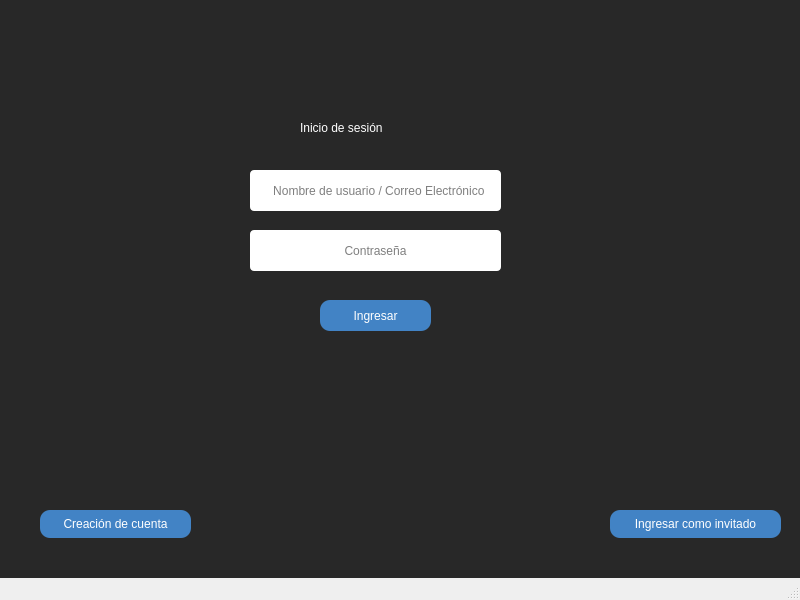
<?xml version="1.0" encoding="UTF-8"?>
<ui version="4.0">
 <class>MainWindow</class>
 <widget class="QMainWindow" name="MainWindow">
  <property name="geometry">
   <rect>
    <x>0</x>
    <y>0</y>
    <width>800</width>
    <height>600</height>
   </rect>
  </property>
  <property name="windowTitle">
   <string>MainWindow</string>
  </property>
  <property name="styleSheet">
   <string notr="true">QWidget#centralwidget{
background-color: rgb(40, 40, 40);}</string>
  </property>
  <widget class="QWidget" name="centralwidget">
   <widget class="QLabel" name="label">
    <property name="geometry">
     <rect>
      <x>300</x>
      <y>120</y>
      <width>151</width>
      <height>16</height>
     </rect>
    </property>
    <property name="styleSheet">
     <string notr="true">color: rgb(255, 255, 255);
font: 12pt &quot;MS Shell Dlg 2&quot;;</string>
    </property>
    <property name="text">
     <string>Inicio de sesión</string>
    </property>
   </widget>
   <widget class="QLineEdit" name="lineEdit">
    <property name="geometry">
     <rect>
      <x>250</x>
      <y>170</y>
      <width>251</width>
      <height>41</height>
     </rect>
    </property>
    <property name="focusPolicy">
     <enum>Qt::ClickFocus</enum>
    </property>
    <property name="styleSheet">
     <string notr="true">border-radius: 4px;
font: 8pt &quot;MS Shell Dlg 2&quot;;
color: rgb(0, 0, 0);</string>
    </property>
    <property name="text">
     <string/>
    </property>
    <property name="alignment">
     <set>Qt::AlignCenter</set>
    </property>
    <property name="placeholderText">
     <string>  Nombre de usuario / Correo Electrónico</string>
    </property>
   </widget>
   <widget class="QLineEdit" name="lineEdit_2">
    <property name="geometry">
     <rect>
      <x>250</x>
      <y>230</y>
      <width>251</width>
      <height>41</height>
     </rect>
    </property>
    <property name="font">
     <font>
      <kerning>true</kerning>
     </font>
    </property>
    <property name="focusPolicy">
     <enum>Qt::ClickFocus</enum>
    </property>
    <property name="toolTip">
     <string>&lt;html&gt;&lt;head/&gt;&lt;body&gt;&lt;p align=&quot;center&quot;&gt;&lt;br/&gt;&lt;/p&gt;&lt;/body&gt;&lt;/html&gt;</string>
    </property>
    <property name="styleSheet">
     <string notr="true">border-radius: 4px;
color: rgb(0, 0, 0);</string>
    </property>
    <property name="text">
     <string/>
    </property>
    <property name="alignment">
     <set>Qt::AlignCenter</set>
    </property>
    <property name="placeholderText">
     <string>Contraseña</string>
    </property>
   </widget>
   <widget class="QPushButton" name="pushButton">
    <property name="geometry">
     <rect>
      <x>320</x>
      <y>300</y>
      <width>111</width>
      <height>31</height>
     </rect>
    </property>
    <property name="mouseTracking">
     <bool>false</bool>
    </property>
    <property name="styleSheet">
     <string notr="true">background-color: rgb(66, 131, 197);
color: white;
border-radius: 10px;</string>
    </property>
    <property name="text">
     <string>Ingresar</string>
    </property>
    <property name="checkable">
     <bool>false</bool>
    </property>
    <property name="autoDefault">
     <bool>false</bool>
    </property>
    <property name="default">
     <bool>false</bool>
    </property>
    <property name="flat">
     <bool>false</bool>
    </property>
   </widget>
   <widget class="QPushButton" name="pushButton_2">
    <property name="geometry">
     <rect>
      <x>40</x>
      <y>510</y>
      <width>151</width>
      <height>28</height>
     </rect>
    </property>
    <property name="styleSheet">
     <string notr="true">background-color: rgb(66, 131, 197);
color: white;
border-radius: 10px;</string>
    </property>
    <property name="text">
     <string>Creación de cuenta</string>
    </property>
   </widget>
   <widget class="QPushButton" name="pushButton_3">
    <property name="geometry">
     <rect>
      <x>610</x>
      <y>510</y>
      <width>171</width>
      <height>28</height>
     </rect>
    </property>
    <property name="styleSheet">
     <string notr="true">background-color: rgb(66, 131, 197);
color: white;
border-radius: 10px;</string>
    </property>
    <property name="text">
     <string>Ingresar como invitado</string>
    </property>
   </widget>
   <widget class="QLabel" name="label_2">
    <property name="geometry">
     <rect>
      <x>270</x>
      <y>370</y>
      <width>231</width>
      <height>31</height>
     </rect>
    </property>
    <property name="styleSheet">
     <string notr="true">color: red;
font: 12pt &quot;MS Shell Dlg 2&quot;;</string>
    </property>
    <property name="text">
     <string/>
    </property>
   </widget>
   <widget class="QLabel" name="label_3">
    <property name="geometry">
     <rect>
      <x>330</x>
      <y>30</y>
      <width>81</width>
      <height>81</height>
     </rect>
    </property>
    <property name="text">
     <string/>
    </property>
    <property name="pixmap">
     <pixmap>../../pruebasIA/imagenes/iconoUsuario.png</pixmap>
    </property>
    <property name="scaledContents">
     <bool>true</bool>
    </property>
   </widget>
   <widget class="QLabel" name="label_4">
    <property name="geometry">
     <rect>
      <x>300</x>
      <y>410</y>
      <width>141</width>
      <height>131</height>
     </rect>
    </property>
    <property name="text">
     <string/>
    </property>
    <property name="pixmap">
     <pixmap>../../pruebasIA/imagenes/logoChico.png</pixmap>
    </property>
    <property name="scaledContents">
     <bool>true</bool>
    </property>
   </widget>
  </widget>
  <widget class="QMenuBar" name="menubar">
   <property name="geometry">
    <rect>
     <x>0</x>
     <y>0</y>
     <width>800</width>
     <height>26</height>
    </rect>
   </property>
  </widget>
  <widget class="QStatusBar" name="statusbar"/>
 </widget>
 <resources/>
 <connections/>
</ui>
